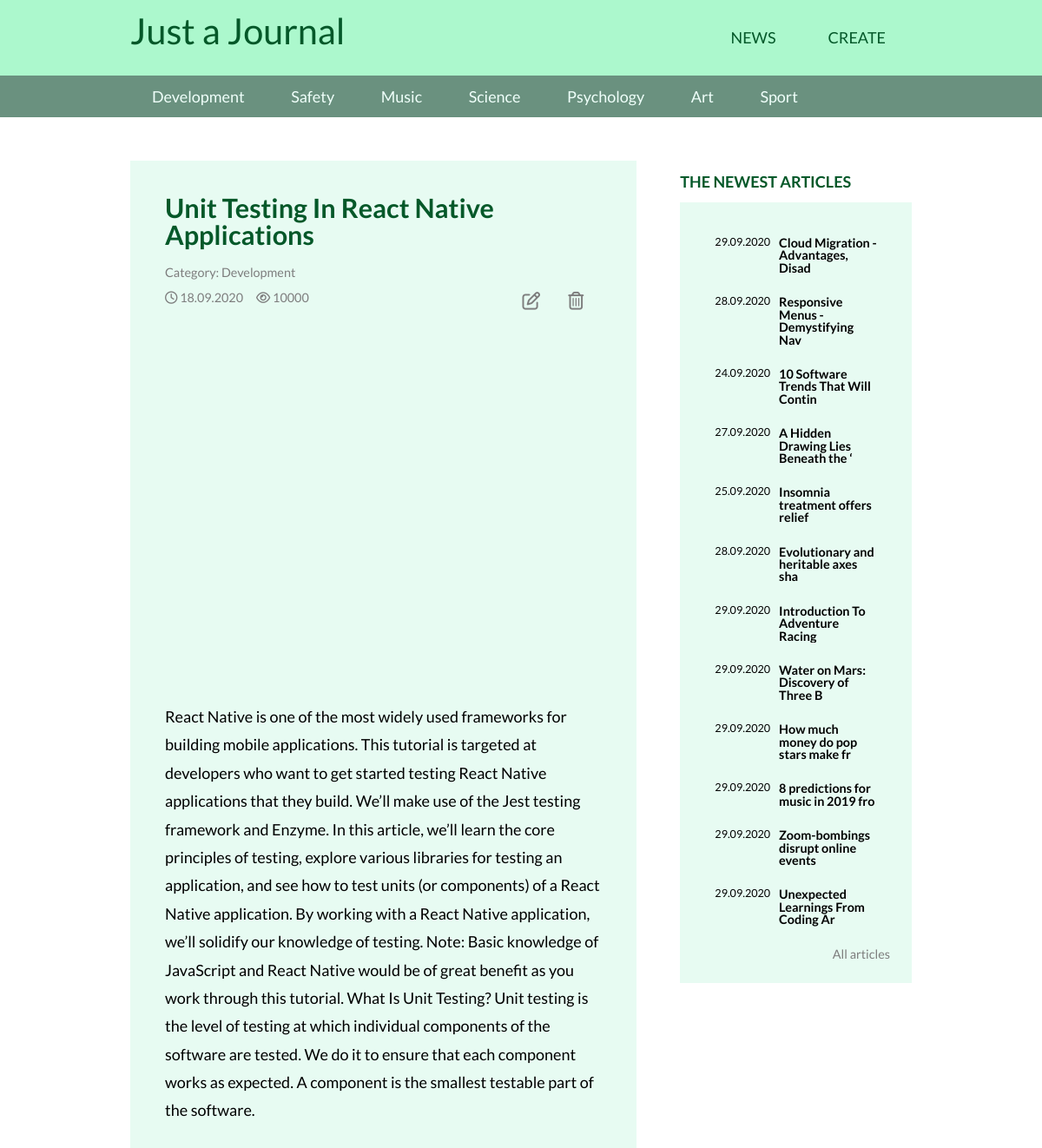
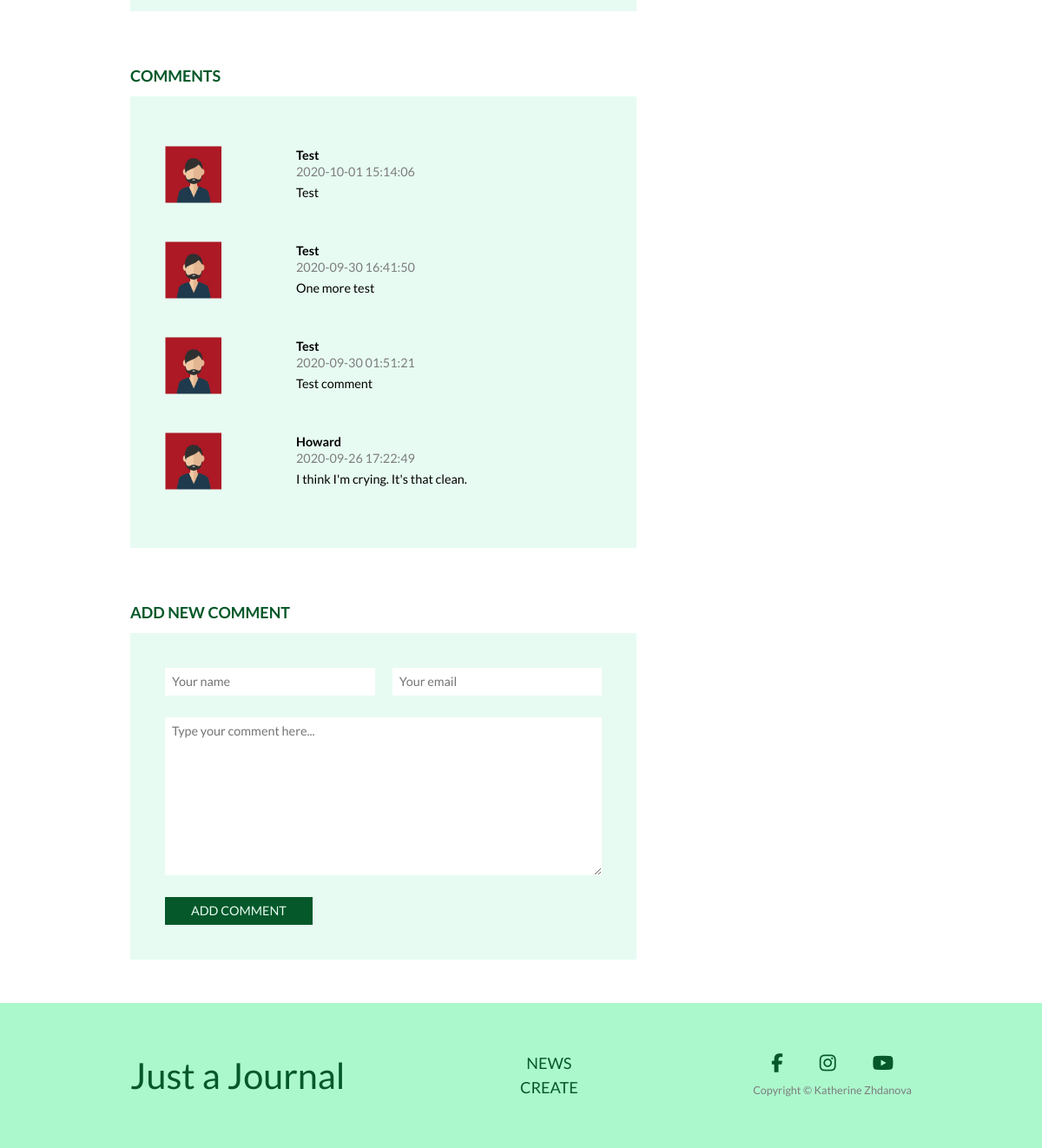
Page /article.php?id=3 on the committed database (2 pictures, top to bottom).
### tables this page shows
CREATE TABLE `articles_categories` (
  `id` int(11) NOT NULL,
  `title` varchar(100) NOT NULL
);

CREATE TABLE `articles` (
  `id` int(11) NOT NULL,
  `title` varchar(255) DEFAULT NULL,
  `image` varchar(255) NOT NULL,
  `text` text DEFAULT NULL,
  `categorie_id` int(11) DEFAULT NULL,
  `pubdate` datetime DEFAULT NULL,
  `views` int(11) NOT NULL DEFAULT 0
);

CREATE TABLE `comments` (
  `id` int(11) NOT NULL,
  `author` varchar(100) DEFAULT NULL,
  `email` varchar(255) NOT NULL,
  `text` text NOT NULL,
  `pubdate` datetime NOT NULL,
  `articles_id` int(11) NOT NULL
);

### includes/config.php (called while the page is built, shortened)
<?php
$config = array(
  'title' => 'Just a Journal',
  'facebook_url' => 'https://www.facebook.com/katherine.zhdanova.75/',
  'instagram_url' => 'https://www.instagram.com/margery_fox/',
  'youtube_url' => 'https://www.youtube.com/channel/UCJXaZwZvQ7mykz0T_Pvizmw',
  'db' => array(
    'server' => 'localhost',
    'username' => 'root',
    'password' => 'root',
    'name' => 'blog_db'
  )
);

### article.php (the view, shortened to what this page needs)
<?php
require  "includes/config.php";
?>
<!DOCTYPE html>
<html lang="en">
<head>
  <link href="css/libs/hamburgers.css" rel="stylesheet">
  <link rel="stylesheet" type="text/css" href="css/styles.min.css" />
</head>
<body>
  <?php
  include "includes/header.php"
  ?>
  <main>
    <div class="container">
      <section class="section">
        <div class="grid">
          <?php
          $article = mysqli_query($connection, "SELECT * FROM `articles` WHERE `id` = " . (int) $_GET['id']);
          if (mysqli_num_rows($article) <= 0) {
          ?>
          <div class="block grid__item grid__item--2w">
            <div class="block__content">
              <h1 class="article__title">
                404 Page Not Found
              </h1>
              <div class="block__content">
                <article class="article__text">
                  The article does not exist.
                </article>
              </div>
            </div>
          </div>
          <?php
          } else {
            $art = mysqli_fetch_assoc($article);
            mysqli_query($connection, "UPDATE `articles` SET `views` = `views` + 1 WHERE `id` = " . (int) $_GET['id']);
            $category = mysqli_query($connection, "SELECT * FROM `articles_categories` WHERE `id` = " . $art['categorie_id']);
            $cat = mysqli_fetch_assoc($category);
          ?>
          <div class="block grid__item grid__item--2w">
            <div class="block__content">
              <h1 class="article__title">
                <?php echo $art['title'] ?>
              </h1>
              <span class="article__cat">Category: <?php echo $cat['title']?></span>
              <div class="article__info">
                <div class="article__options">
                  <div class="article__options-block">
                    <div class="article__options-item">
                      <i class="far fa-clock article__icon"></i>
                      <time datetime="2020/09/26"
                        class="article__options-text"><?php echo date("d.m.Y", strtotime($art['pubdate'])); ?></time>
                    </div>
                    <div class="article__options-item">
                      <i class="far fa-eye  article__icon"></i>
                      <span class="article__options-text"><?php echo $art['views'] ?></span>
                    </div>
                  </div>
                  <div class="article__options-block">
                    <form method="POST" action="/edit.php?id=<?php echo $_GET['id']?>">
                      <button type="submit" class="article__options-item article__options-item--btn" name="edit">
                        <i class="far fa-edit article__icon article__icon--btn"></i>
                      </button>
                    </form>
                    <form method="POST" action="">
                      <button type="submit" class="article__options-item article__options-item--btn" name="delete">
                        <i class="far fa-trash-alt article__icon article__icon--btn"></i>
                      </button>
                    </form>
                  </div>
                </div>
                <div class="article__img-wrap"><img class="article__img" src="<?php echo $art['image'] ?>" alt=""></div>
                <article class="article__text">
                  <?php echo $art['text'] ?>
                </article>
              </div>
            </div>
          </div>
          <?php
          }
          ?>
          <?php
          include "includes/sidebar.php";
          ?>
          <div class="grid__item grid__item--2w">
            <h2 class="block__title">Comments</h2>
            <div class="block__content">
              <?php
              $comments  = mysqli_query($connection, "SELECT * FROM `comments` WHERE `articles_id` = " . (int) $_GET['id'] . " ORDER BY `id` DESC");
              while ($com = mysqli_fetch_assoc($comments)) {
              ?>
              <div class="comment">
                <div class="comment__img-wrap">
                  <img class="comment__img" src="img/user2.jpg" alt="">
                </div>
                <div class="comment__text comment__text--article">
                  <span class="comment__username"><?php echo $com['author']; ?></span>
                  <span class="comment__date"><?php echo $com['pubdate']; ?></span>
                  <span class="comment__par comment__par--article">
                    <?php echo $com['text'] ?>
                  </span>
                </div>
              </div>
              <?php } ?>
            </div>
          </div>
          <div class="grid__item grid__item--2w" id="commentForm">
            <h2 class="block__title">Add new comment</h2>
            <div class="block__content">
              <form class="article__form" action="/article.php?id=<?php echo $_GET['id']; ?>#commentForm" method="POST">
                <input class="article__input" type="text" name="name" placeholder="Your name" value="<?php
                    if (!empty($_POST['name'])) {
                      echo $_POST['name'];
                    } ?>">
                <input class="article__input" type="email" name="email" placeholder="Your email" value="<?php
                    if (!empty($_POST['email'])) {
                      echo $_POST['email'];
                    } ?>">
                <textarea class="article__input article__input--textarea" rows="10" name="text"
                  placeholder="Type your comment here..."><?php
                    if (!empty($_POST['text'])) {
                      echo $_POST['text'];
                    } ?></textarea>
                <input type="submit" class="btn" id="formSubmit" name="do_post" value="Add comment">
              </form>
            </div>
          </div>
      </section>
    </div>
  </main>
  <?php
  include "includes/footer.php"
  ?>
</body>
</html>

### includes/header.php (shortened to what this page needs)
<header>
  <div class="header">
    <div class="container">
      <nav class="header__nav">
        <a href="/" class="logo"><?php echo $config['title']; ?></a>
        <div class="header__menu ">
          <ul class="menu top" id="menu">
            <li class="menu__item"><a href="/articles.php?order=id" class=" menu__link">
                news
              </a></li>
            <li class="menu__item"><a href="create.php" class="menu__link">
                create
              </a></li>
          </ul>
        </div>
      </nav>
    </div>
  </div>
  <?php
  $categories_q = mysqli_query($connection, "SELECT * FROM `articles_categories`");
  $categories = array();
  while ($cat = mysqli_fetch_assoc($categories_q)) {
    $categories[] = $cat;
  }
  ?>
  <div class="categories" id="categoriesTitle">
    <div class="container">
      <ul class="categories__list dnone" id="categories">
        <?php
        foreach ($categories as $cat) {
        ?>
        <li class="categories__item">
          <a href="/articles.php?category=<?php echo $cat['id']; ?>"
            class="categories__link"><?php echo $cat['title']; ?></a>
        </li>
        <?php } ?>
      </ul>
    </div>
  </div>
</header>

### includes/sidebar.php
<div class="block grid__item grid__item--1w">
  <h2 class="block__title">THE NEWEST ARTICLES</h2>
  <div class="block__content">
    <ul class="a-list">
      <?php
      $articles = mysqli_query($connection, "SELECT * FROM `articles` ORDER BY `id` DESC limit 12");
      ?>
      <?php
      while ($art = mysqli_fetch_assoc($articles)) {
      ?>
      <li class="a-list__item">
        <a href="/article.php?id=<?php echo $art['id']; ?>" class="a-list__link">
          <span class="a-list__time"><?php echo date("d.m.Y", strtotime($art['pubdate'])); ?></span>
          <span class="a-list__title"><?php echo mb_substr(strip_tags($art['title']), 0, 35, 'utf-8'); ?></span>
        </a>
      </li>
      <?php
      } ?>
    </ul>
    <a href="/articles.php?order=id" class="block__all-link">All articles</a>
  </div>
</div>

### rows in the picture
articles_categories: title "Development"
articles_categories: title "Safety"
articles_categories: title "Music"
articles_categories: title "Science"
articles_categories: title "Psychology"
articles_categories: title "Art"
articles_categories: title "Sport"
articles: title "Unit Testing In React Native Applications", pubdate "18.09.2020", views "10000", text "React Native is one of the most widely used frameworks for building mobile applications. This tutorial is targeted at developers who want to get started testing React Native applications that they build. We’ll make use of the Jest testing framework and Enzyme. In this article, we’ll learn the core principles of testing, explore various libraries for testing an application, and see how to test units (or components) of a React Native application. By working with a React Native application, we’ll solidify our knowledge of testing. Note: Basic knowledge of JavaScript and React Native would be of great benefit as you work through this tutorial. What Is Unit Testing? Unit testing is the level of…"
articles: pubdate "29.09.2020", title "Cloud Migration - Advantages, Disad"
articles: pubdate "28.09.2020", title "Responsive Menus - Demystifying Nav"
articles: pubdate "24.09.2020", title "10 Software Trends That Will Contin"
articles: pubdate "27.09.2020", title "A Hidden Drawing Lies Beneath the ‘"
articles: pubdate "25.09.2020", title "Insomnia treatment offers relief"
articles: pubdate "28.09.2020", title "Evolutionary and heritable axes sha"
articles: pubdate "29.09.2020", title "Introduction To Adventure Racing"
articles: pubdate "29.09.2020", title "Water on Mars: Discovery of Three B"
articles: pubdate "29.09.2020", title "How much money do pop stars make fr"
articles: pubdate "29.09.2020", title "8 predictions for music in 2019 fro"
articles: pubdate "29.09.2020", title "Zoom-bombings disrupt online events"
articles: pubdate "29.09.2020", title "Unexpected Learnings From Coding Ar"
comments: author "Test", pubdate "2020-10-01 15:14:06", text "Test"
comments: author "Test", pubdate "2020-09-30 16:41:50", text "One more test"
comments: author "Test", pubdate "2020-09-30 01:51:21", text "Test comment"
comments: author "Howard", pubdate "2020-09-26 17:22:49", text "I think I'm crying. It's that clean."

### other values in the picture
$config['title'] "Just a Journal"
